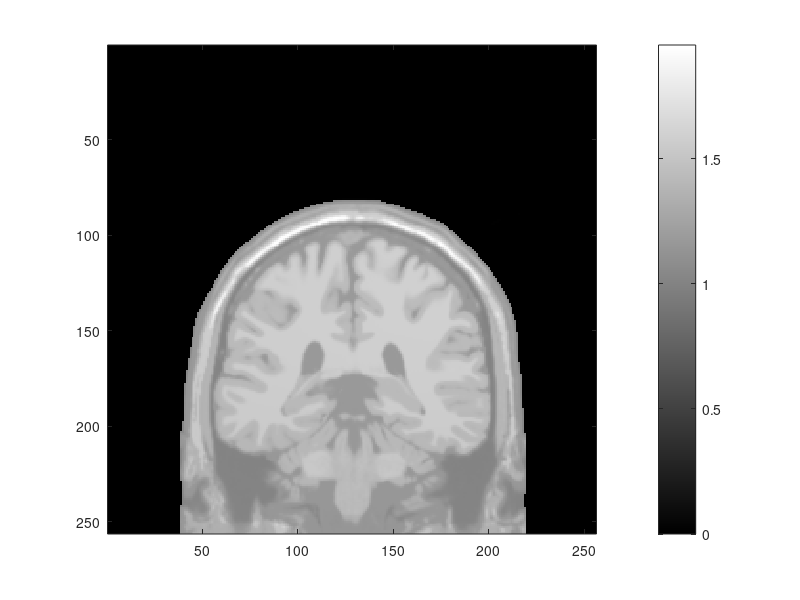

Here is the MATLAB script that generated this plot: (Note: this script raises an error after producing the figure.)
% data_BrainWebC.m
%   data_BrainWebC creates the data set "data_BrainWebC" which is a coronal slice.
%
% See also: 
%
% 2015-10-14 --------------------------------------------------------------
% Matthias J. Ehrhardt
% CMIC, University College London, UK 
% matthias.ehrhardt.11@ucl.ac.uk
% http://www.cs.ucl.ac.uk/staff/ehrhardt/software.html
%
% -------------------------------------------------------------------------
% Copyright 2015 University College London
%
% Licensed under the Apache License, Version 2.0 (the "License");
% you may not use this file except in compliance with the License.
% You may obtain a copy of the License at
%
%   http://www.apache.org/licenses/LICENSE-2.0
%
% Unless required by applicable law or agreed to in writing, software
% distributed under the License is distributed on an "AS IS" BASIS,
% WITHOUT WARRANTIES OR CONDITIONS OF ANY KIND, either express or implied.
% See the License for the specific language governing permissions and
% limitations under the License.
% -------------------------------------------------------------------------

options.misc.name = 'BrainWebC';

options.misc.folder.data = ['results/data/' options.misc.name];
options.misc.folder.results = ['results/' options.misc.name];

mkdir(options.misc.folder.data);
mkdir(options.misc.folder.results);

%% Load data set
load('data_BrainWebC');
options.mri.resolution = [1 1]; % in mm, assuming isotropic pixels
options.mri.objectsize_in_pixel = size(groundtruth.T1);

D = fieldnames(groundtruth);
for d = 1 : length(D)
    eval(sprintf('x = groundtruth.%s;',D{d}))
    C = 256;
    imwrite((C-1)*x,colormap(gray(C)),sprintf('%s/%s_groundtruth_%s.png', options.misc.folder.data, options.misc.name, D{d}));
end

%%
mask = groundtruth.T2 > .1;
mask = imclose(mask,fspecial('disk', 12)>1e-16);
figure(1); clf; imagesc(groundtruth.T1 + mask); axis image; colorbar;
options.mri.roi = int64(find(mask));
saveas(gcf, [options.misc.folder.data '/' options.misc.name '_mask.png']);

%% kspace
FT1 = Ufftn(groundtruth.T1);
FT2 = Ufftn(groundtruth.T2);

%% sampling
set_sampling
